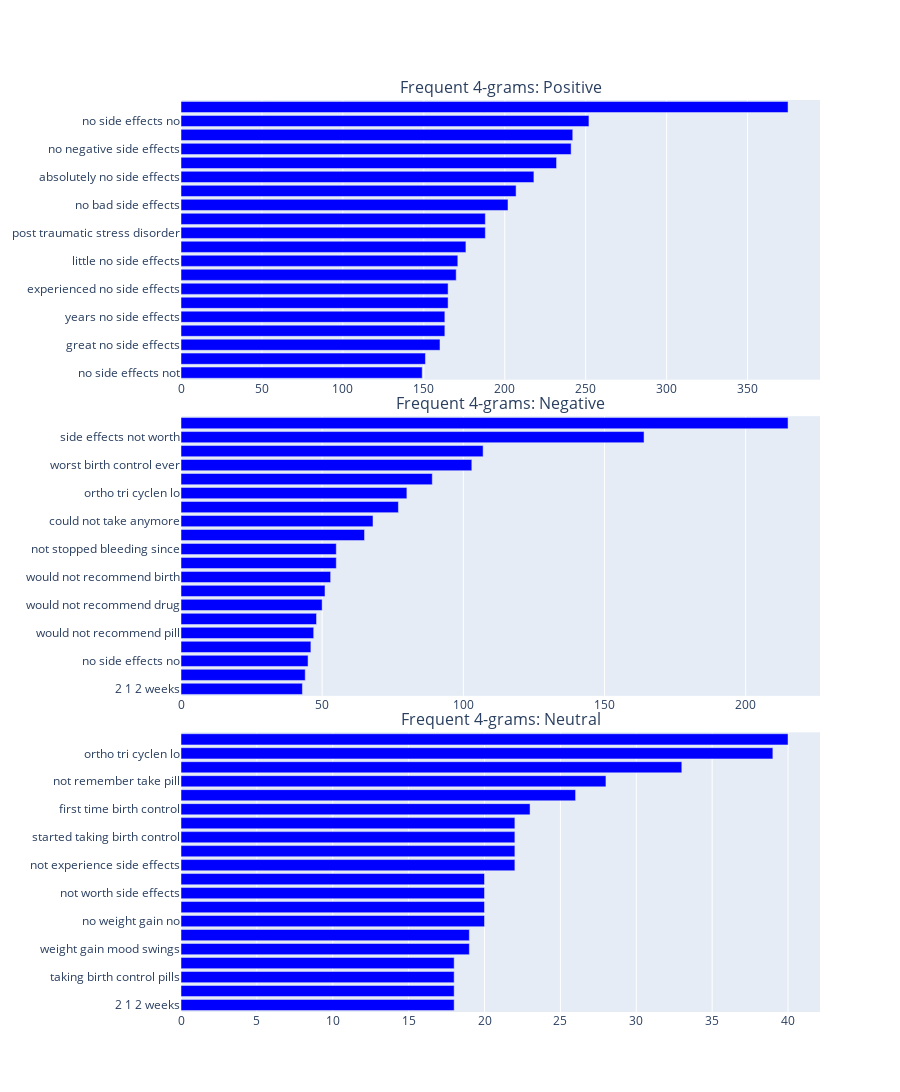

Notebook code cell kept with this figure:
### Code cell
plot_grams(4, "4-grams")

### Figure 1 — Plotly figure (JSON) as saved in the notebook; plotly's stock layout.template omitted (floating-point values rounded to 4 significant figures)
{"data": [{"marker": {"color": "blue"}, "orientation": "h", "showlegend": false, "type": "bar", "x": [149, 151, 160, 163, 163, 165, 165, 170, 171, 176, 188, 188, 202, 207, 218, 232, 241, 242, 252, 375], "xaxis": "x", "y": ["no side effects not", "far no side effects", "great no side effects", "no noticeable side effects", "years no side effects", "ortho tri cyclen lo", "experienced no side effects", "not experience side effects", "little no side effects", "no side effects whatsoever", "post traumatic stress disorder", "no mood swings no", "no bad side effects", "side effects dry mouth", "absolutely no side effects", "no side effects except", "no negative side effects", "not experienced side effects", "no side effects no", "no weight gain no"], "yaxis": "y"}, {"marker": {"color": "blue"}, "orientation": "h", "showlegend": false, "type": "bar", "x": [43, 44, 45, 46, 47, 48, 50, 51, 53, 55, 55, 65, 68, 77, 80, 89, 103, 107, 164, 215], "xaxis": "x2", "y": ["2 1 2 weeks", "mood swings weight gain", "no side effects no", "recommend birth control anyone", "would not recommend pill", "would not recommend medication", "would not recommend drug", "absolutely no sex drive", "would not recommend birth", "would not go away", "not stopped bleeding since", "could not get bed", "could not take anymore", "ca not wait get", "ortho tri cyclen lo", "not worth side effects", "worst birth control ever", "not recommend birth control", "side effects not worth", "would not recommend anyone"], "yaxis": "y2"}, {"marker": {"color": "blue"}, "orientation": "h", "showlegend": false, "type": "bar", "x": [18, 18, 18, 18, 19, 19, 20, 20, 20, 20, 22, 22, 22, 22, 23, 26, 28, 33, 39, 40], "xaxis": "x3", "y": ["2 1 2 weeks", "side effects dry mouth", "taking birth control pills", "side effects not bad", "weight gain mood swings", "would not go away", "no weight gain no", "microgestin fe 1 20", "not worth side effects", "first birth control ever", "not experience side effects", "far no side effects", "started taking birth control", "mood swings weight gain", "first time birth control", "absolutely no sex drive", "not remember take pill", "side effects go away", "ortho tri cyclen lo", "side effects not worth"], "yaxis": "y3"}], "layout": {"annotations": [{"font": {"size": 16}, "showarrow": false, "text": "Frequent 4-grams: Positive", "x": 0.5, "xanchor": "center", "xref": "paper", "y": 1, "yanchor": "bottom", "yref": "paper"}, {"font": {"size": 16}, "showarrow": false, "text": "Frequent 4-grams: Negative", "x": 0.5, "xanchor": "center", "xref": "paper", "y": 0.6533, "yanchor": "bottom", "yref": "paper"}, {"font": {"size": 16}, "showarrow": false, "text": "Frequent 4-grams: Neutral", "x": 0.5, "xanchor": "center", "xref": "paper", "y": 0.3067, "yanchor": "bottom", "yref": "paper"}], "height": 1200, "width": 900, "xaxis": {"anchor": "y", "domain": [0, 1]}, "xaxis2": {"anchor": "y2", "domain": [0, 1]}, "xaxis3": {"anchor": "y3", "domain": [0, 1]}, "yaxis": {"anchor": "x", "domain": [0.6933, 1]}, "yaxis2": {"anchor": "x2", "domain": [0.3467, 0.6533]}, "yaxis3": {"anchor": "x3", "domain": [0, 0.3067]}}}
